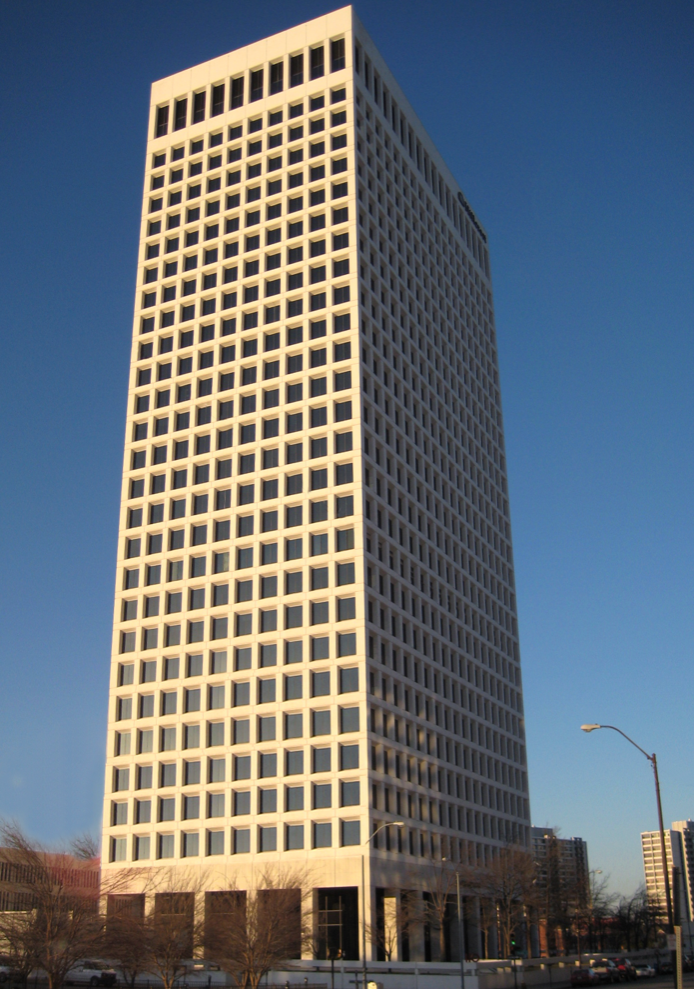
//> input picture examples/image/testfiles/building.png, 694 x 989 px, given in place of lena.png, which was not available
$ ./algo_image_filter_example   (built with g++ and OpenCV 4)
//> lines starting //> are read from the running program, lines starting //| are printed output that depends on the picture; pictures that were not available may be replaced by others from this repository, and a replacement may not be noted
### examples/image/image_helpers.hpp
///
/// \brief Source code for image helpers.
/// \author alex011235
/// \date 2020-05-21
/// \link <a href=https://github.com/alex011235/algorithm>Algorithm, Github</a>
///
#include <include/algo_image_basic.hpp>
#include <map>
#include <opencv2/highgui.hpp>
#include <opencv2/imgproc.hpp>

#ifndef ALGO_EXAMPLES_IMAGE_FILTERS_IMAGE_HELPERS_HPP_
#define ALGO_EXAMPLES_IMAGE_FILTERS_IMAGE_HELPERS_HPP_

algo::image::Img MatToVec(const cv::Mat& img);

algo::image::Img3 Mat3ToVec(const cv::Mat& img);

cv::Mat ImGrayToMat(const algo::image::Img& im);

cv::Mat Im3ToMat(const algo::image::Img3& im);

#endif//ALGO_EXAMPLES_IMAGE_FILTERS_IMAGE_HELPERS_HPP_

### examples/image/filters/algo_image_filter_example.cpp
///
/// \brief Example source code image filters.
/// \author alex011235
/// \date 2020-05-19
/// \link <a href=https://github.com/alex011235/algo>Algo, Github</a>
///

#include <map>
#include <opencv2/highgui.hpp>
#include <opencv2/imgproc.hpp>

#include "algo.hpp"
#include "image_helpers.hpp"

using namespace algo::image;
using namespace algo::image::filter;
using namespace std;

namespace {
string testfile_path()
{ return "../testfiles/"; };
}// namespace

void RunKernelConvolutions()
{
  cv::Mat img = cv::imread(testfile_path() + "lena.png", 0);
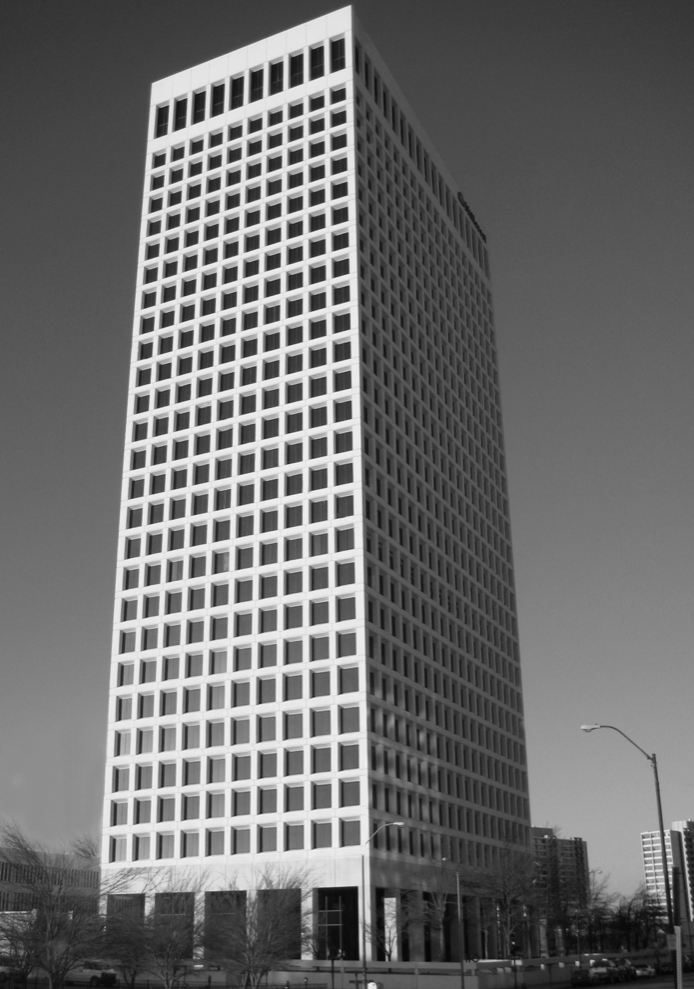
//> img: 989 rows x 694 cols, CV_8UC1; min 3, max 244, mean 107.9
  img.convertTo(img, CV_8UC1);
  cv::resize(img, img, cv::Size{250, 250});
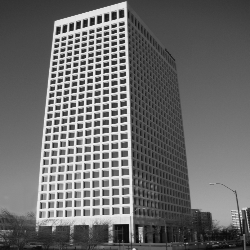
//> img: 250 rows x 250 cols, CV_8UC1; min 5, max 240, mean 107.8
  cv::imshow("Original", img);
  // Simple
//> (the run ends here: the program needs code that is not available in this run, at `std::map<string, KernelType> filters =`)

$ run again, on examples/image/testfiles/butterfly.png
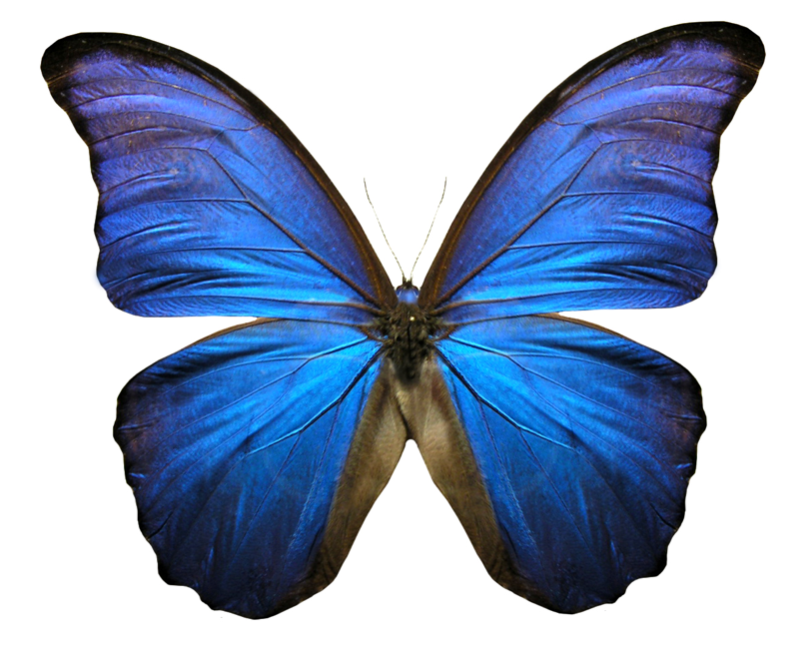
//> input picture examples/image/testfiles/butterfly.png, 802 x 648 px, given in place of lena.png, which was not available
//> in RunKernelConvolutions, `cv::Mat img = cv::imread(testfile_path() + "lena.png", 0);`:
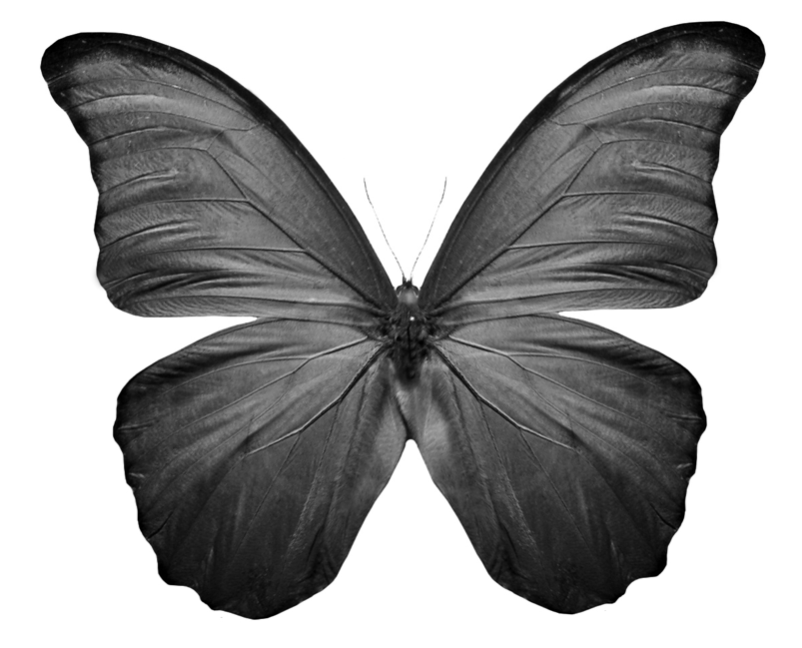
//> img: 648 rows x 802 cols, CV_8UC1; min 0, max 255, mean 162.4
//> in RunKernelConvolutions, `cv::resize(img, img, cv::Size{250, 250});`:
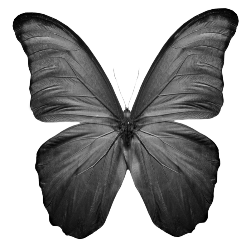
//> img: 250 rows x 250 cols, CV_8UC1; min 0, max 255, mean 162.3

$ run again, on examples/image/testfiles/butterfly2.png
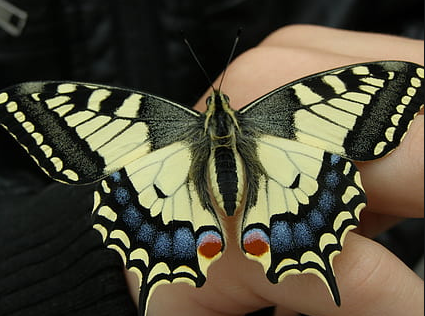
//> input picture examples/image/testfiles/butterfly2.png, 425 x 316 px, given in place of lena.png, which was not available
//> in RunKernelConvolutions, `cv::Mat img = cv::imread(testfile_path() + "lena.png", 0);`:
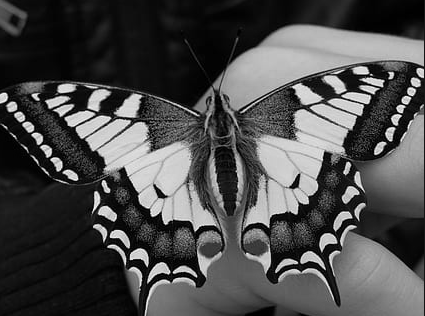
//> img: 316 rows x 425 cols, CV_8UC1; min 0, max 251, mean 75.9
//> in RunKernelConvolutions, `cv::resize(img, img, cv::Size{250, 250});`:
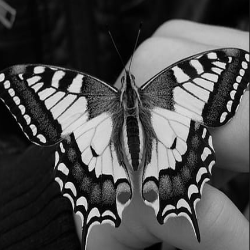
//> img: 250 rows x 250 cols, CV_8UC1; min 0, max 243, mean 75.8
